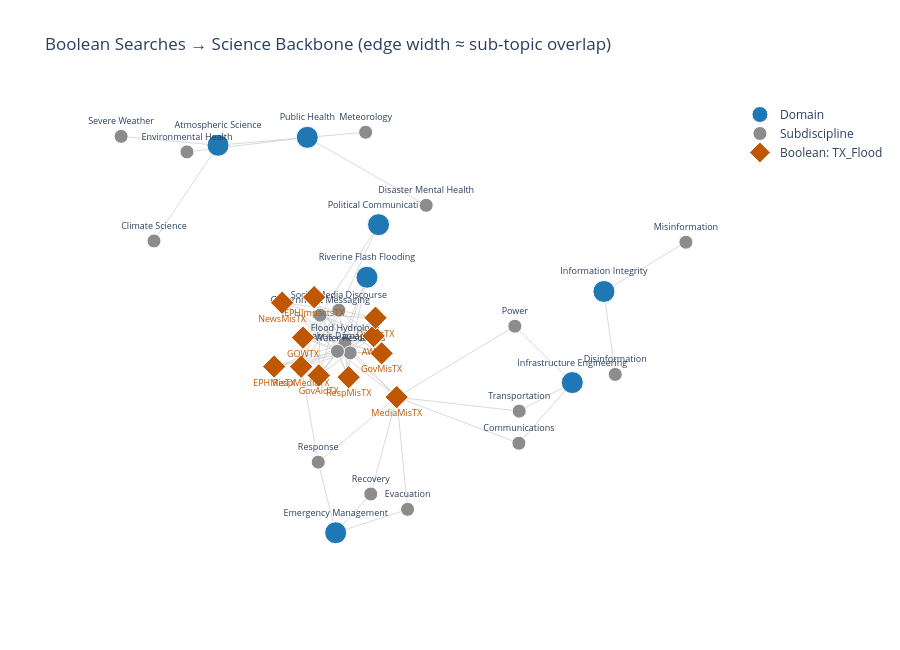

Notebook cell for this chart:
### Markdown cell above
### 5.2 Network visualization — domains, subdisciplines, and boolean searches

Nodes: science domains (blue), subdisciplines (gray), and boolean searches (colored by event). Edges connect each boolean search to the science backbone nodes its sub-topics map to, with edge width proportional to how many sub-topics land on that node. Hover to see details; the figure renders inline and is also saved to `OUTPUT_DIR` as an HTML file.

### Code cell
def _node_subs(node):
    """Extract subdisciplines list from a backbone node, handling either shape."""
    if not isinstance(node, dict):
        return ["General"]
    return node.get("subdisciplines") or node.get("subs") or ["General"]

def build_network(subtopics_df, backbone):
    G = nx.Graph()
    # Add backbone nodes
    for domain, node in backbone.items():
        G.add_node(domain, kind="domain")
        for sub in _node_subs(node):
            G.add_node(sub, kind="subdiscipline")
            G.add_edge(domain, sub, weight=1)
    # Add boolean-search nodes and connect to subdisciplines via sub-topic mappings
    for bs_name, grp in subtopics_df.groupby("boolean_search"):
        event = grp["event"].iloc[0]
        G.add_node(bs_name, kind="boolean", event=event)
        for _, row in grp.iterrows():
            for domain, sub, score in row["backbone_mapping"]:
                if sub in G:
                    w = G[bs_name].get(sub, {}).get("weight", 0) + score
                    G.add_edge(bs_name, sub, weight=w)
    return G

G = build_network(subtopics_df, SCIENCE_BACKBONE)
pos = nx.spring_layout(G, seed=42, k=0.8, iterations=100)

EVENT_COLORS = {"TX_Flood": "#BF5700", "NC_Helene": "#005f73", "LA_Fires": "#c1121f", "Multi": "#6a4c93"}
KIND_COLORS  = {"domain": "#1f77b4", "subdiscipline": "#8c8c8c"}

edge_x, edge_y = [], []
for u, v in G.edges():
    edge_x += [pos[u][0], pos[v][0], None]
    edge_y += [pos[u][1], pos[v][1], None]

traces = [go.Scatter(x=edge_x, y=edge_y, mode="lines",
                     line=dict(color="#d0d0d0", width=0.8), hoverinfo="none", showlegend=False)]

for kind in ["domain", "subdiscipline"]:
    nodes = [n for n, d in G.nodes(data=True) if d.get("kind") == kind]
    traces.append(go.Scatter(
        x=[pos[n][0] for n in nodes], y=[pos[n][1] for n in nodes], mode="markers+text",
        marker=dict(size=22 if kind=="domain" else 14, color=KIND_COLORS[kind], line=dict(color="white", width=1)),
        text=nodes, textposition="top center", textfont=dict(size=9),
        hoverinfo="text", name=kind.capitalize()))

for event, color in EVENT_COLORS.items():
    nodes = [n for n, d in G.nodes(data=True) if d.get("kind")=="boolean" and d.get("event")==event]
    if not nodes: continue
    traces.append(go.Scatter(
        x=[pos[n][0] for n in nodes], y=[pos[n][1] for n in nodes], mode="markers+text",
        marker=dict(size=18, color=color, symbol="diamond", line=dict(color="white", width=1)),
        text=nodes, textposition="bottom center", textfont=dict(size=9, color=color),
        hoverinfo="text", name=f"Boolean: {event}"))

fig_network = go.Figure(traces, layout=go.Layout(
    title="Boolean Searches → Science Backbone (edge width ≈ sub-topic overlap)",
    showlegend=True, hovermode="closest", height=650,
    xaxis=dict(showgrid=False, zeroline=False, showticklabels=False),
    yaxis=dict(showgrid=False, zeroline=False, showticklabels=False),
    plot_bgcolor="white"))
fig_network.write_html(str(OUTPUT_DIR / "network_boolean_backbone.html"), include_plotlyjs="cdn")
fig_network.show()
print(f"✓ Saved: {OUTPUT_DIR / 'network_boolean_backbone.html'}")

### Figure 1 — Plotly figure (JSON) as saved in the notebook; plotly's stock layout.template omitted (floating-point values rounded to 4 significant figures; data arrays with more than 128 entries replaced by an {"elided": "..."} marker saying what was removed)
{"data": [{"hoverinfo": "none", "line": {"color": "#d0d0d0", "width": 0.8}, "mode": "lines", "showlegend": false, "type": "scatter", "x": {"elided": "222 float values"}, "y": {"elided": "222 float values"}}, {"hoverinfo": "text", "marker": {"color": "#1f77b4", "line": {"color": "white", "width": 1}, "size": 22}, "mode": "markers+text", "name": "Domain", "text": ["Atmospheric Science", "Riverine Flash Flooding", "Emergency Management", "Public Health", "Infrastructure Engineering", "Political Communication", "Information Integrity"], "textfont": {"size": 9}, "textposition": "top center", "type": "scatter", "x": [-0.4848, -0.01213, -0.1114, -0.2015, 0.6395, 0.02454, 0.74], "y": [0.7166, 0.1838, -0.8475, 0.7487, -0.2413, 0.3963, 0.1265]}, {"hoverinfo": "text", "marker": {"color": "#8c8c8c", "line": {"color": "white", "width": 1}, "size": 14}, "mode": "markers+text", "name": "Subdiscipline", "text": ["Meteorology", "Climate Science", "Severe Weather", "Flood Hydrology", "Water Resources", "Debris Damage", "Response", "Evacuation", "Recovery", "Environmental Health", "Disaster Mental Health", "Power", "Transportation", "Communications", "Government Messaging", "Social Media Discourse", "Misinformation", "Disinformation"], "textfont": {"size": 9}, "textposition": "top center", "type": "scatter", "x": [-0.0164, -0.6881, -0.7924, -0.08177, -0.06543, -0.1057, -0.1668, 0.1168, -0.0001195, -0.5834, 0.1759, 0.4571, 0.471, 0.47, -0.1607, -0.1013, 1, 0.7758], "y": [0.7693, 0.3305, 0.7527, -0.08221, -0.1214, -0.1152, -0.5624, -0.753, -0.6912, 0.6899, 0.4743, -0.01379, -0.3566, -0.486, 0.03088, 0.05103, 0.3254, -0.2083]}, {"hoverinfo": "text", "marker": {"color": "#BF5700", "line": {"color": "white", "width": 1}, "size": 18, "symbol": "diamond"}, "mode": "markers+text", "name": "Boolean: TX_Flood", "text": ["AWTX", "DisMisTX", "EPHImpactsTX", "EPHMisTX", "GOWTX", "GovAidTX", "GovMisTX", "MediaMisTX", "NewsMisTX", "RespMediaTX", "RespMisTX"], "textfont": {"color": "#BF5700", "size": 9}, "textposition": "bottom center", "type": "scatter", "x": [0.009044, 0.01494, -0.1798, -0.3066, -0.2151, -0.1651, 0.03435, 0.08229, -0.2814, -0.221, -0.07019], "y": [-0.05311, 0.02049, 0.1036, -0.1766, -0.05968, -0.2124, -0.1234, -0.3, 0.08082, -0.1773, -0.2196]}], "layout": {"height": 650, "hovermode": "closest", "plot_bgcolor": "white", "showlegend": true, "title": {"text": "Boolean Searches → Science Backbone (edge width ≈ sub-topic overlap)"}, "xaxis": {"showgrid": false, "showticklabels": false, "zeroline": false}, "yaxis": {"showgrid": false, "showticklabels": false, "zeroline": false}}}
